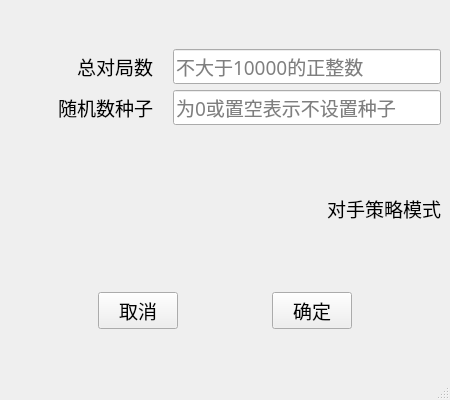
<?xml version="1.0" encoding="UTF-8"?>
<ui version="4.0">
 <class>MainWindow</class>
 <widget class="QMainWindow" name="MainWindow">
  <property name="geometry">
   <rect>
    <x>0</x>
    <y>0</y>
    <width>450</width>
    <height>400</height>
   </rect>
  </property>
  <property name="windowTitle">
   <string>人机对弈配置页</string>
  </property>
  <widget class="QWidget" name="centralwidget">
   <layout class="QVBoxLayout" name="verticalLayout">
    <item>
     <spacer name="verticalSpacer">
      <property name="orientation">
       <enum>Qt::Vertical</enum>
      </property>
      <property name="sizeType">
       <enum>QSizePolicy::Fixed</enum>
      </property>
      <property name="sizeHint" stdset="0">
       <size>
        <width>20</width>
        <height>40</height>
       </size>
      </property>
     </spacer>
    </item>
    <item>
     <layout class="QHBoxLayout" name="horizontalLayout" stretch="1,2">
      <property name="spacing">
       <number>0</number>
      </property>
      <item>
       <layout class="QHBoxLayout" name="horizontalLayout_5">
        <property name="spacing">
         <number>0</number>
        </property>
        <item>
         <widget class="QLabel" name="label_3">
          <property name="font">
           <font>
            <family>宋体</family>
            <pointsize>14</pointsize>
           </font>
          </property>
          <property name="text">
           <string>总对局数</string>
          </property>
          <property name="alignment">
           <set>Qt::AlignRight|Qt::AlignTrailing|Qt::AlignVCenter</set>
          </property>
         </widget>
        </item>
       </layout>
      </item>
      <item>
       <layout class="QHBoxLayout" name="horizontalLayout_6">
        <property name="spacing">
         <number>0</number>
        </property>
        <item>
         <spacer name="horizontalSpacer">
          <property name="orientation">
           <enum>Qt::Horizontal</enum>
          </property>
          <property name="sizeType">
           <enum>QSizePolicy::Fixed</enum>
          </property>
          <property name="sizeHint" stdset="0">
           <size>
            <width>20</width>
            <height>20</height>
           </size>
          </property>
         </spacer>
        </item>
        <item>
         <widget class="QLineEdit" name="total_episode_edit">
          <property name="font">
           <font>
            <family>宋体</family>
            <pointsize>14</pointsize>
           </font>
          </property>
          <property name="inputMask">
           <string/>
          </property>
          <property name="text">
           <string/>
          </property>
          <property name="placeholderText">
           <string>不大于10000的正整数</string>
          </property>
         </widget>
        </item>
       </layout>
      </item>
     </layout>
    </item>
    <item>
     <layout class="QHBoxLayout" name="horizontalLayout_3" stretch="1,2">
      <property name="spacing">
       <number>0</number>
      </property>
      <item>
       <layout class="QHBoxLayout" name="horizontalLayout_7">
        <item>
         <widget class="QLabel" name="label_2">
          <property name="font">
           <font>
            <family>宋体</family>
            <pointsize>14</pointsize>
           </font>
          </property>
          <property name="text">
           <string>随机数种子</string>
          </property>
          <property name="alignment">
           <set>Qt::AlignRight|Qt::AlignTrailing|Qt::AlignVCenter</set>
          </property>
         </widget>
        </item>
       </layout>
      </item>
      <item>
       <layout class="QHBoxLayout" name="horizontalLayout_8">
        <item>
         <spacer name="horizontalSpacer_2">
          <property name="orientation">
           <enum>Qt::Horizontal</enum>
          </property>
          <property name="sizeType">
           <enum>QSizePolicy::Fixed</enum>
          </property>
          <property name="sizeHint" stdset="0">
           <size>
            <width>20</width>
            <height>20</height>
           </size>
          </property>
         </spacer>
        </item>
        <item>
         <widget class="QLineEdit" name="seed_edit">
          <property name="font">
           <font>
            <family>宋体</family>
            <pointsize>14</pointsize>
           </font>
          </property>
          <property name="text">
           <string/>
          </property>
          <property name="placeholderText">
           <string>为0或置空表示不设置种子</string>
          </property>
         </widget>
        </item>
       </layout>
      </item>
     </layout>
    </item>
    <item>
     <layout class="QHBoxLayout" name="horizontalLayout_2">
      <item>
       <widget class="QLabel" name="label_4">
        <property name="font">
         <font>
          <family>宋体</family>
          <pointsize>14</pointsize>
         </font>
        </property>
        <property name="text">
         <string>对手策略模式</string>
        </property>
        <property name="alignment">
         <set>Qt::AlignRight|Qt::AlignTrailing|Qt::AlignVCenter</set>
        </property>
       </widget>
      </item>
     </layout>
    </item>
    <item>
     <layout class="QHBoxLayout" name="horizontalLayout_4">
      <item>
       <spacer name="horizontalSpacer_5">
        <property name="orientation">
         <enum>Qt::Horizontal</enum>
        </property>
        <property name="sizeHint" stdset="0">
         <size>
          <width>40</width>
          <height>20</height>
         </size>
        </property>
       </spacer>
      </item>
      <item>
       <widget class="QPushButton" name="cancel_btn">
        <property name="font">
         <font>
          <family>宋体</family>
          <pointsize>14</pointsize>
         </font>
        </property>
        <property name="text">
         <string>取消</string>
        </property>
       </widget>
      </item>
      <item>
       <spacer name="horizontalSpacer_7">
        <property name="orientation">
         <enum>Qt::Horizontal</enum>
        </property>
        <property name="sizeHint" stdset="0">
         <size>
          <width>40</width>
          <height>20</height>
         </size>
        </property>
       </spacer>
      </item>
      <item>
       <widget class="QPushButton" name="confirm_btn">
        <property name="font">
         <font>
          <family>宋体</family>
          <pointsize>14</pointsize>
         </font>
        </property>
        <property name="text">
         <string>确定</string>
        </property>
       </widget>
      </item>
      <item>
       <spacer name="horizontalSpacer_6">
        <property name="orientation">
         <enum>Qt::Horizontal</enum>
        </property>
        <property name="sizeHint" stdset="0">
         <size>
          <width>40</width>
          <height>20</height>
         </size>
        </property>
       </spacer>
      </item>
     </layout>
    </item>
    <item>
     <spacer name="verticalSpacer_2">
      <property name="orientation">
       <enum>Qt::Vertical</enum>
      </property>
      <property name="sizeType">
       <enum>QSizePolicy::Fixed</enum>
      </property>
      <property name="sizeHint" stdset="0">
       <size>
        <width>20</width>
        <height>40</height>
       </size>
      </property>
     </spacer>
    </item>
   </layout>
  </widget>
  <widget class="QMenuBar" name="menubar">
   <property name="geometry">
    <rect>
     <x>0</x>
     <y>0</y>
     <width>450</width>
     <height>22</height>
    </rect>
   </property>
  </widget>
  <widget class="QStatusBar" name="statusbar"/>
 </widget>
 <resources/>
 <connections/>
</ui>
